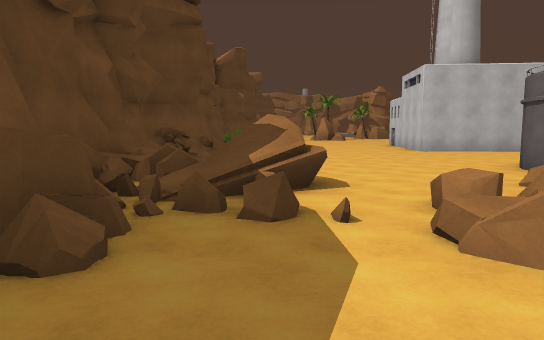
View 1 (above)

24 first-person views from a walk through a scene from a Unity 3-D project. The camera is 1.4 m above the floor, tilts 6° down and sees 70° across. The floor is counted in squares, 2 m on a side. Each view is taken from the middle of a square. On the plan, view 1 faces up. The plan holds only what a view shows up to about 11 squares ahead; the rest is blank. The place goes on beyond the plan. Some animated figures are not drawn.

View 2
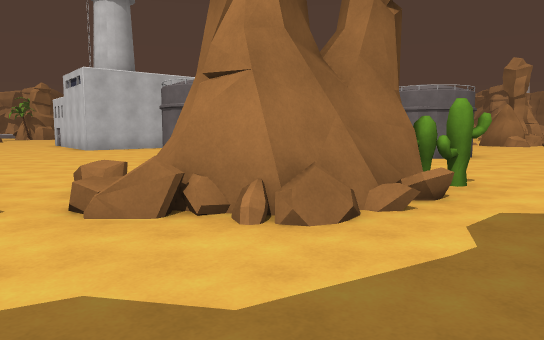

View 3
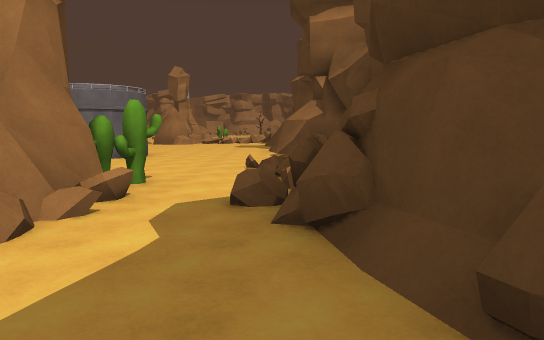

View 4
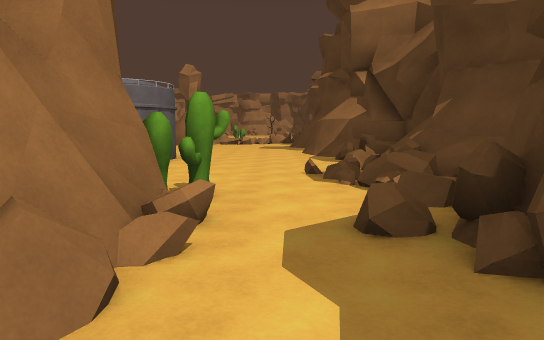

View 5
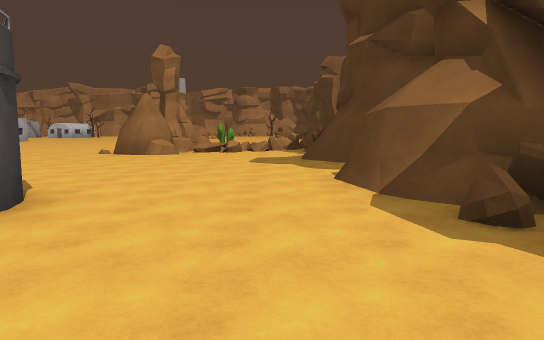

View 6
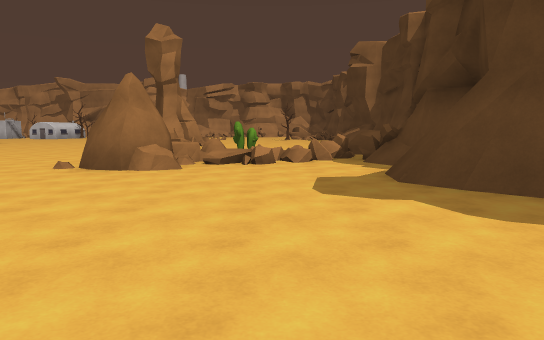

View 7
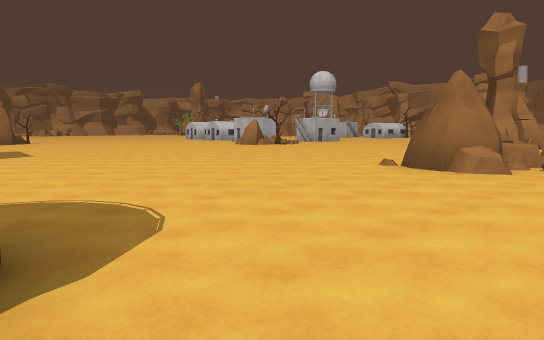

View 8
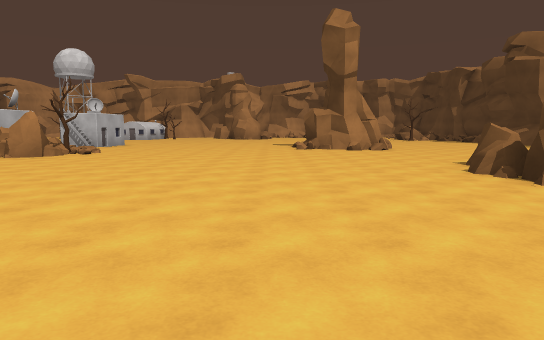

View 9
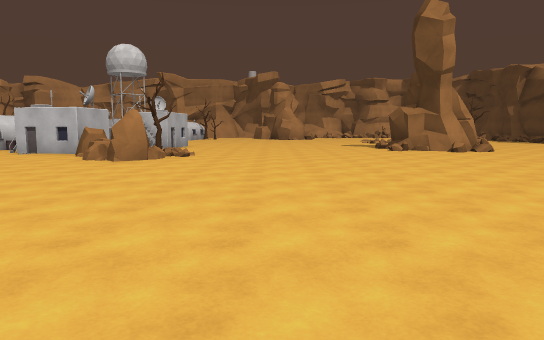

View 10
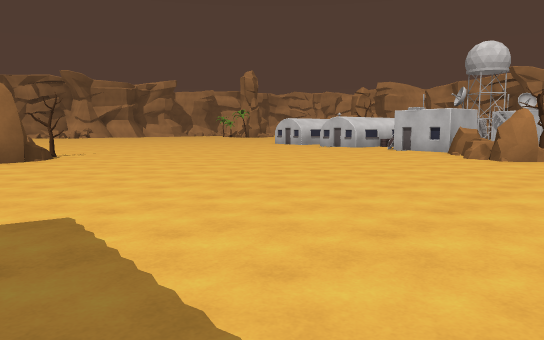

View 11
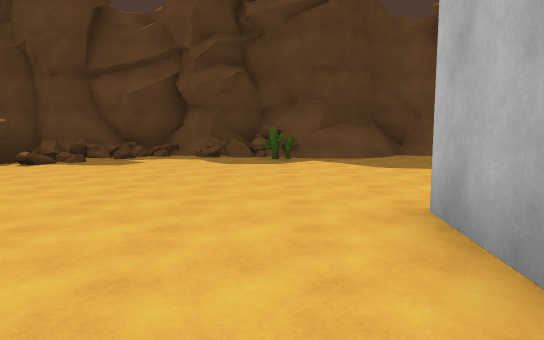

View 12
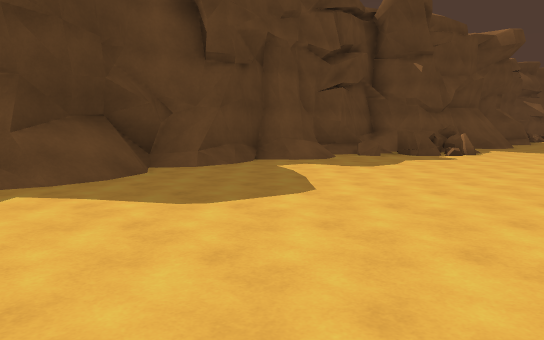

View 13
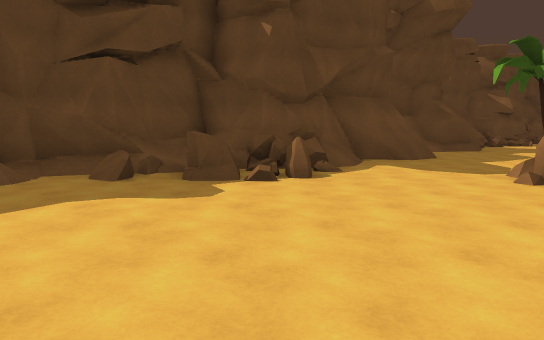

View 14
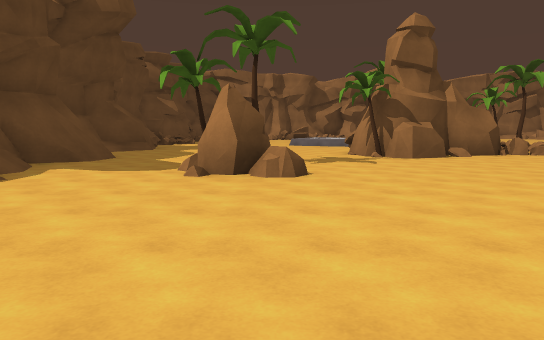

View 15
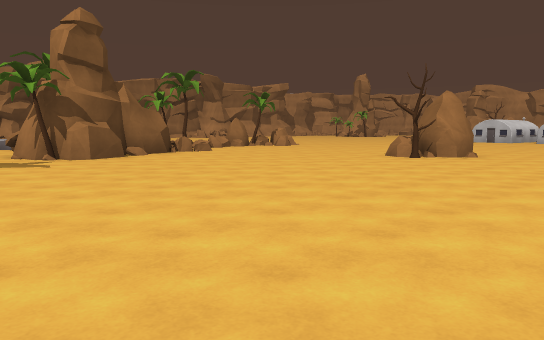

View 16
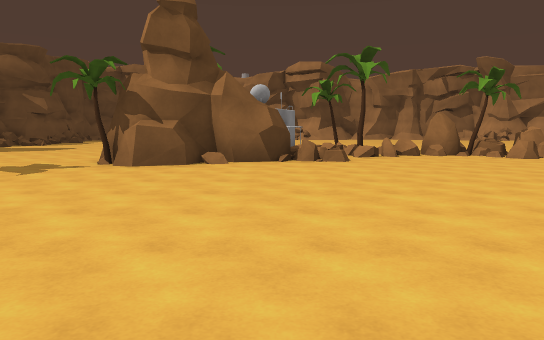

View 17
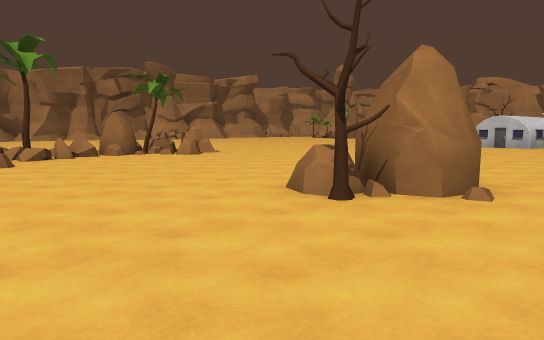

View 18
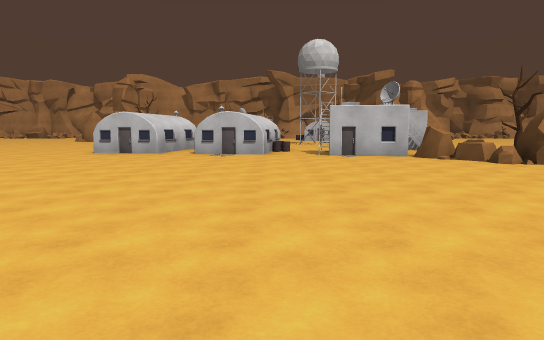

View 19
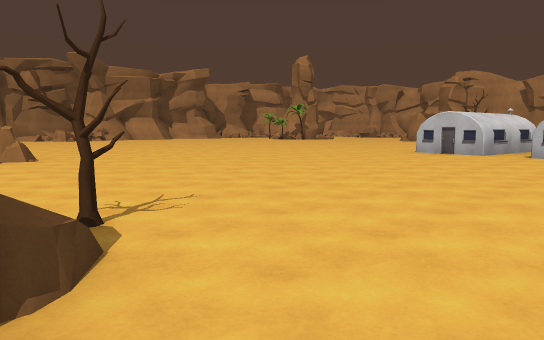

View 20
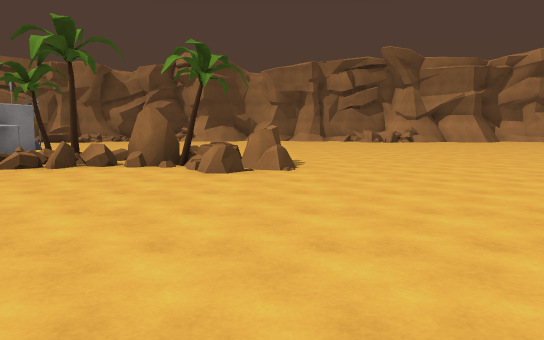

View 21
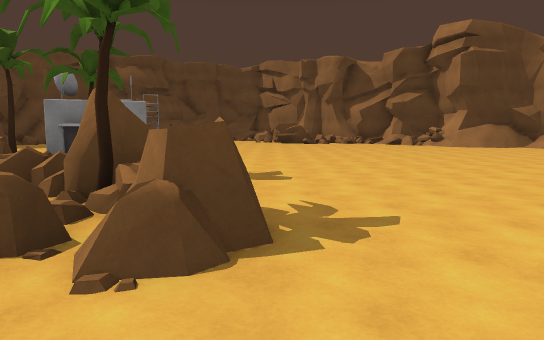

View 22
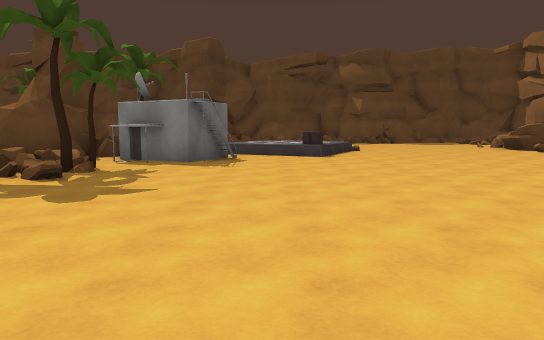

View 23
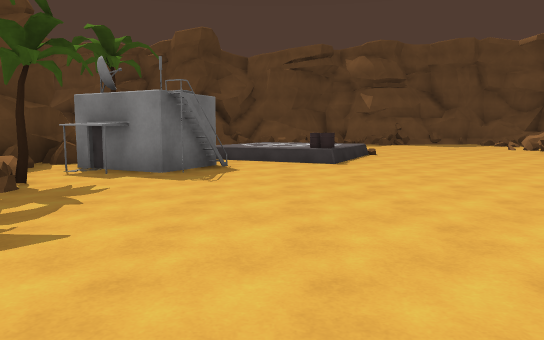

View 24
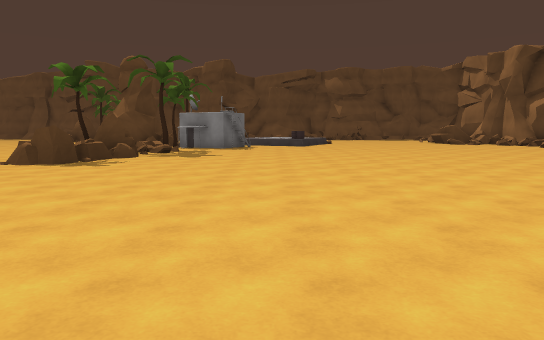

### Floor plan
Key: @ floor where view 1 was taken; # wall or solid block; . main floor; : floor 0.25 m higher than the main floor; + floor 0.5 m higher than the main floor; / step, stairs or slope; = window, fence, low wall or low ledge; ^ raised ledge; C cactus; R rock; T tree; B building.
Columns run from 3 left of view 1 to 26 right of it. Each row starts with its distance up from view 1.
 40          ....... .....
 39          ...............
 38          =...............
 37          ==/...............
 36           +##...............
 35           +=.................
 34          =/=.B..............
 33              B..............
 32              BBTT..........
 31       .... T^##==RRR.......
 30    .......#####==.TRR.....
 29    ... ...####R....R......
 28   #/.. ...T##..............
 27   #/..  ......................
 26   #... T......................
 25   #...TR......................
 24  ##...RR.....................B
 23 ##==............RRRT..........
 22 ##^#............TRR..........B
 21 #=^/.............=...........B
 20 #//..........................B
 19 #/.............. .............
 18 #/.........      ............B
 17 #......          ...........BB
 16 #......          ..........RR
 15 #......         ..........RRR
 14 #=......        ..........RRT
 13 #/......##      .............
 12 ##........      .............
 11 #=C.........    .............
 10 #=.........     .............
  9 #.........     ..............
  8 ##.......      ..............
  7 #+......#      ..............
  6 #==#....#      ..............
  5 #.##...        ..............
  4 ##:+..         ......RRRR....
  3  ##=/##     ###......RRRR...
  2  ##.=###  ............=#CC
  1    ..###C.............==C
  0    @...................==
 -1    ...##=:....//...##..=#=
 -2     ##### =#=#^#########=^

Where each view was taken, in squares from view 1:
view 1: 0 up, 0 right, facing up
view 2: 1 down, 0 right, facing up-right
view 3: 1 down, 0 right, facing right
view 4: 0 up, 1 right, facing right
view 5: 0 up, 7 right, facing right
view 6: 1 up, 11 right, facing right
view 7: 1 up, 11 right, facing up-right
view 8: 8 up, 13 right, facing right
view 9: 11 up, 14 right, facing right
view 10: 12 up, 13 right, facing up-right
view 11: 11 up, 8 right, facing left
view 12: 11 up, 4 right, facing up-left
view 13: 18 up, 4 right, facing up-left
view 14: 18 up, 4 right, facing up
view 15: 18 up, 4 right, facing up-right
view 16: 20 up, 10 right, facing up
view 17: 20 up, 10 right, facing up-right
view 18: 20 up, 15 right, facing right
view 19: 20 up, 15 right, facing up-right
view 20: 23 up, 17 right, facing up
view 21: 29 up, 19 right, facing up-left
view 22: 35 up, 19 right, facing left
view 23: 35 up, 17 right, facing left
view 24: 35 up, 25 right, facing left
